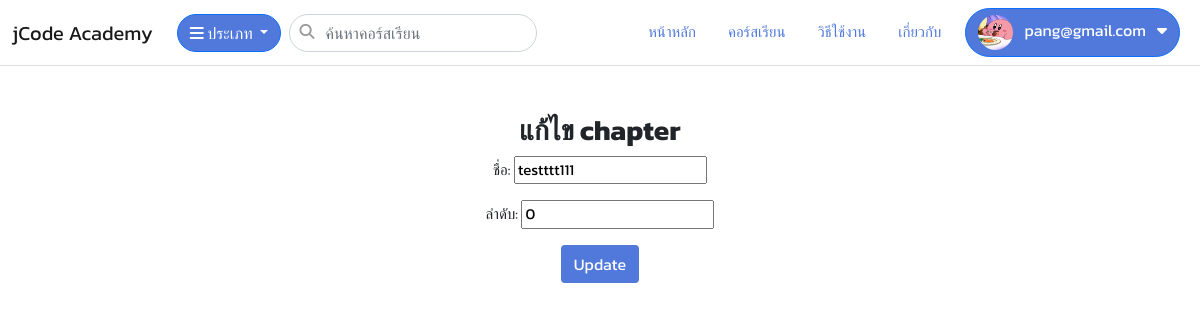
/video/updatechapter/11 (signed in), run on the app's committed database.
### app/models.py (models this page shows, shortened)
class Member(models.Model):
    user = models.ForeignKey(User, on_delete=models.CASCADE)
    user_code = models.CharField(max_length=50)
    Profile_image = models.FileField(upload_to='Profile', null=True, blank=True)
    description = models.TextField(null=True, blank=True)

### video/models.py (models this page shows, shortened)
class VideoChapter(models.Model):
    video = models.ForeignKey(Video, on_delete=models.CASCADE)
    name = models.CharField(max_length=150)
    ordered = models.IntegerField(default=0)
    created = models.DateTimeField(auto_now_add=True)
    updated = models.DateTimeField(auto_now=True)

### video/views.py (the view)
# urls.py: path('updatechapter/<int:id>',views.update_chapter,name='update_chapter'),
def update_chapter(request, id):
    courseid=request.GET.get('courseid')
    chapters= VideoChapter.objects.get(id=id)
    if request.method == 'POST':
        form = VideochapterForm(request.POST,  instance=chapters)
        if form.is_valid():
            form.save()
            messages.success(request, 'บันทึกสำเร็จ')
            return redirect(reverse('video:management_chapter')+'?courseid='+str(courseid))
    else:
        form = VideochapterForm(instance=chapters)
    return render(request, 'video/update_chapter.html', {'form': form,'courseid':courseid})

### video/forms.py
class VideochapterForm(forms.ModelForm):
    class Meta:
        model = VideoChapter
        exclude = ['id','video', 'created', 'updated']
        labels ={
            'name':'ชื่อ',
            'ordered':'ลำดับ'
        }

### app/context_processors1.py (called while the page is built)
def category_list(request):
    categories = Category.objects.all()
    category_subs = CategorySub.objects.all().order_by('category')
    context = {
        'category_list':categories,
        'subcategory_list':category_subs,
    }
    return context

def member_list(request):
    members=Member.objects.filter(user_id=request.user.id).first()
    context={
        'member_list':members
    }
    return context

### app/loginemail.py (called while the page is built)
    def get_user(self, user_id):
        try:
            return User.objects.get(pk=user_id)
        except User.DoesNotExist:
            return None

### app/models.py (called while the page is built)
    def __str__(self):
        return self.name

### templates/video/update_chapter.html (shortened to what this page needs)
{% extends "layout/base.html" %}
{% block content %}
<h3 style="text-align: center;"><b>แก้ไข chapter</b></h3>
<form method="post" enctype="multipart/form-data" action="?courseid={{courseid}}">
    <div style="text-align: center;">
    {{ form.as_p }}
  </div>
  <div style="text-align: center;">
    <input type="submit" class="btn btn btn-update mx-2" value="Update">
  </div>
</form>
{% endblock %}

### templates/layout/base.html (shortened to what this page needs)
<!DOCTYPE html>
<html lang="en">
<head>
  <link href="https://cdn.jsdelivr.net/npm/bootstrap@5.0.2/dist/css/bootstrap.min.css" rel="stylesheet">
  <link href="https://cdnjs.cloudflare.com/ajax/libs/font-awesome/6.2.1/css/all.min.css" rel="stylesheet">
  <link href="https://cdn.jsdelivr.net/npm/sweetalert2@11.7.1/dist/sweetalert2.min.css" rel="stylesheet">
  {% load static %}
  <link rel="stylesheet" href="{% static 'css/style.css' %}">
</head>
<body>
  <nav class="navbar navbar-expand-md navbar-light  bg-white border-bottom mb-5">
    <div class="container-fluid">
      <a class="navbar-brand" href="{% url 'app:index' %}">jCode Academy</a>
      <div class="collapse navbar-collapse" id="navbarCollapse">
        <div class="d-flex">
          <div class="dropdown">
            <button class="btn btn-primary btn-category dropdown-toggle mx-2" type="button" id="dropdownMenuButton"
              data-toggle="dropdown" aria-expanded="false">
              <i class="fa fa-bars"></i> ประเภท
            </button>
            {% regroup subcategory_list by category as category_list1 %}
          </div>
        <div class="navbar-search">
          <i class="fa fa-search"></i>
        <input type="text" class="form-control" placeholder="ค้นหาคอร์สเรียน">
      </div>
    </div>
        <ul class="navbar-nav ms-auto mb-2 mb-md-0">
          <li class="nav-item mx-2">
            <a class="nav-link " aria-current="page" href="{% url 'app:index' %}">หน้าหลัก</a>
          </li>
          <li class="nav-item mx-2">
            <a class="nav-link" href="{% url 'video:index' %}">คอร์สเรียน</a>
          </li>
          <li class="nav-item mx-2">
            <a class="nav-link" href="#">วิธีใช้งาน</a>
          </li>
          <li class="nav-item mx-2">
            <a class="nav-link" href="#">เกี่ยวกับ</a>
          </li>
        </ul>
        {% if user.is_authenticated %}
        <div class="dropdown">
          <button class="btn btn-primary btn-profile dropdown mx-2" type="button" id="dropdownMenuButton"
            data-toggle="dropdown" aria-expanded="false">
            <div class="profile_img" >
              {% if member_list.Profile_image %}
              <img src="{{member_list.Profile_image.url}}" alt="" > &nbsp;
              {% endif %}
              {{request.user.email}} &nbsp;
              <i class="fa-solid fa-caret-down"></i>
            </div>
          </button>
        </div>
        {% endif %}
      </div>
    </div>
  </nav>
  <div class="container-fluid">
    {% block content %}{% endblock %}
  </div>
</body>
</html>

### static/css/style.css (style rules this page uses)
body { font-size: 15px; background-color: rgb(255, 255, 255); font-family: 'Kanit', sans-serif; }
.navbar-nav .nav-item .nav-link { color: #5179DC; }
.navbar-search { position: relative; }
.navbar-search .fa { position: absolute; left: 10px; top:10px; color: rgb(155, 155, 155); }
.navbar-search .form-control { padding-left:35px ; font-weight: 300; border-radius: 20px; }
.profile_img img { width: 35px; height: 35px; border-radius: 50%; }
.btn-category { color: rgb(255, 255, 255); background-color: #5179DC; border-radius: 20px; }
.btn-update { background-color: #5179DC; color: #FFF; text-align: center; }
.btn-profile { color: rgb(255, 255, 255); background-color: #5179DC; border-radius: 30px; }

### data on the page
Member: Profile_image (picture)
VideoChapter: name "testttt111", ordered "0"

### other printed values
{{ request.user.email }} "pang@gmail.com"
